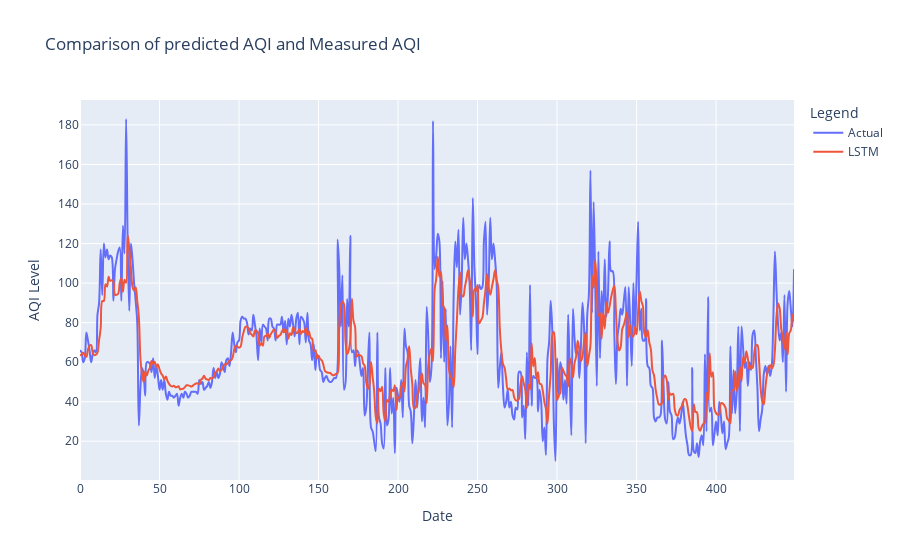

Notebook source saved alongside this figure:
### Code cell
fig = go.Figure()
fig.update_layout(
    title="Comparison of predicted AQI and Measured AQI",
    xaxis_title="Date",
    yaxis_title="AQI Level",
    legend_title="Legend",
)

fig.add_trace(go.Scatter(x=series_results.index, y=testY1.flatten(), name="Actual", line_shape='spline'))
fig.add_trace(go.Scatter(x=series_results.index, y=testPredict.flatten()  , name="LSTM", line_shape='spline'))
fig.show()

### Figure 1 — Plotly figure (JSON) as saved in the notebook; plotly's stock layout.template omitted (floating-point values rounded to 4 significant figures; data arrays with more than 128 entries replaced by an {"elided": "..."} marker saying what was removed)
{"data": [{"line": {"shape": "spline"}, "name": "Actual", "type": "scatter", "x": {"elided": "450 int values"}, "y": {"elided": "450 float values"}}, {"line": {"shape": "spline"}, "name": "LSTM", "type": "scatter", "x": {"elided": "450 int values"}, "y": {"elided": "450 float values"}}], "layout": {"legend": {"title": {"text": "Legend"}}, "title": {"text": "Comparison of predicted AQI and Measured AQI"}, "xaxis": {"title": {"text": "Date"}}, "yaxis": {"title": {"text": "AQI Level"}}}}
